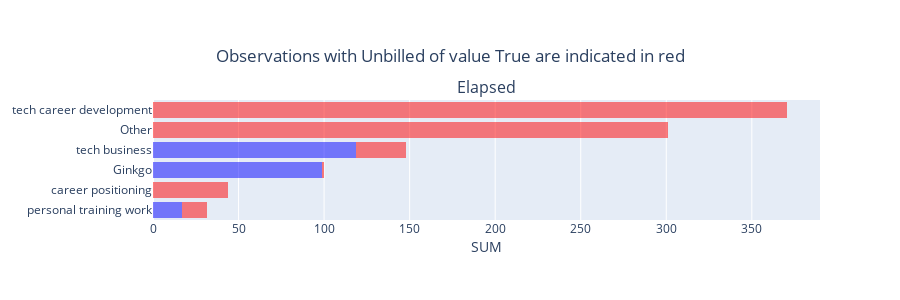

The notebook cell this image was saved under:
### Markdown cell above
## 1.1

### Code cell
import plotly.graph_objects as go
from plotly.subplots import make_subplots

def plot_int_hist(
    df, groupby, columns=None, classification=None, label=1, 
    agg='sum',
    barmode='stack', n_columns=1, height=150, y_order=None
    ):
    """
    Use Plotly to plot multiple histograms using the specified columns of a dataframe.
    https://plotly.com/python/histograms/#specify-aggregation-function

    Arguments:
    - df: Dataframe.
    - columns (optional): Columns of dataframe on which to create the histogram. If blank, all numeric data will be plotted.
    - classification (optional): Provide name of colum containing binary classification values 0 and 1. 
        Data points classified as 1 will be in red.
    - label (optional): Label of classification column. Default is 1.
    - barmode ('stack', 'group', or 'overlay'; optional): How the different will be shown. Default is 'stack'.
    - n_columns (optional): Number of columns in the figure. Default is 2.
    - height (optional): Height of each subplot in pixels. Default is 150.
    - y_order (optional): List of values to specify the order of the y axis. Default is None.

    """
    if columns == None:
        columns = df.dtypes[df.dtypes != 'object'].index.tolist()
    n_rows = (len(columns)-1) // n_columns + 1
    fig = make_subplots(rows=n_rows, cols=n_columns, subplot_titles=columns)
    for i, feature in enumerate(columns):
        if classification:
            zero = df.sort_values(feature)[df.sort_values(feature)[classification] != label]
            one = df.sort_values(feature)[df.sort_values(feature)[classification] == label]
            fig.add_trace(go.Histogram(y=zero[groupby], x=zero[feature],
                histfunc=agg, 
                marker_color='blue',
                orientation='h',
                opacity=0.5), 
                row=i//n_columns+1, col=i % n_columns + 1
                )
            fig.add_trace(go.Histogram(y=one[groupby], x=one[feature],
                histfunc=agg, 
                marker_color='red',
                orientation='h',
                opacity=0.5),
                row=i//n_columns+1, col=i % n_columns + 1)
        else:
            fig.add_trace(go.Histogram(
                histfunc=agg, x=df[feature], y=df[groupby],
                orientation='h'
                ), 
            row=i//n_columns+1, col=i % n_columns + 1)
    
    if classification:
        title = f'Observations with {classification} of value {label} are indicated in red'
    else:
        title = 'Value counts'
    fig.update_layout(
        showlegend=False,
        height=(n_rows+1)*height,
        barmode=barmode,
        # bargap=0.1,
        title=title,
        title_x=0.5,
        title_xanchor='center',
        # title_y=0.1,
        title_yanchor='top'
    )
    fig.update_xaxes(title=dict(
        standoff=0,
        ),
        title_text=f'{agg}'.upper(),
        row=n_rows
    )
    if y_order:
        print(f'y_order: {y_order}')
        fig.update_yaxes(categoryorder='array', categoryarray=y_order)
    fig.show()


def plot_by_category(
    df, category_column='Category', classification='Unbilled', label=True,
    agg='sum',
    sort_column='Elapsed'
    ):
    classified_df = classify_projects(df)
    aggregate_df = classified_df[[sort_column, category_column]].groupby(
        category_column
        ).sum().sort_values(by=[sort_column], ascending=True)
    index_list = aggregate_df.index.tolist()
    print(index_list)

    plot_int_hist(
        classified_df, 
        groupby=category_column,
        columns=[sort_column],
        classification=classification,
        agg=agg,
        label=label,
        y_order=index_list
    )
    return aggregate_df

plot_by_category(df, classification='Unbilled')

### Figure 1 — Plotly figure (JSON) as saved in the notebook; plotly's stock layout.template omitted (floating-point values rounded to 4 significant figures; data arrays with more than 128 entries replaced by an {"elided": "..."} marker saying what was removed)
{"data": [{"histfunc": "sum", "marker": {"color": "blue"}, "opacity": 0.5, "orientation": "h", "type": "histogram", "x": {"elided": "408 float values"}, "xaxis": "x", "y": {"elided": "408 str values"}, "yaxis": "y"}, {"histfunc": "sum", "marker": {"color": "red"}, "opacity": 0.5, "orientation": "h", "type": "histogram", "x": {"elided": "945 float values"}, "xaxis": "x", "y": {"elided": "945 str values"}, "yaxis": "y"}], "layout": {"annotations": [{"font": {"size": 16}, "showarrow": false, "text": "Elapsed", "x": 0.5, "xanchor": "center", "xref": "paper", "y": 1, "yanchor": "bottom", "yref": "paper"}], "barmode": "stack", "height": 300, "showlegend": false, "title": {"text": "Observations with Unbilled of value True are indicated in red", "x": 0.5, "xanchor": "center", "yanchor": "top"}, "xaxis": {"anchor": "y", "domain": [0, 1], "title": {"standoff": 0, "text": "SUM"}}, "yaxis": {"anchor": "x", "categoryarray": ["personal training work", "career positioning", "Ginkgo", "tech business", "Other", "tech career development"], "categoryorder": "array", "domain": [0, 1]}}}
